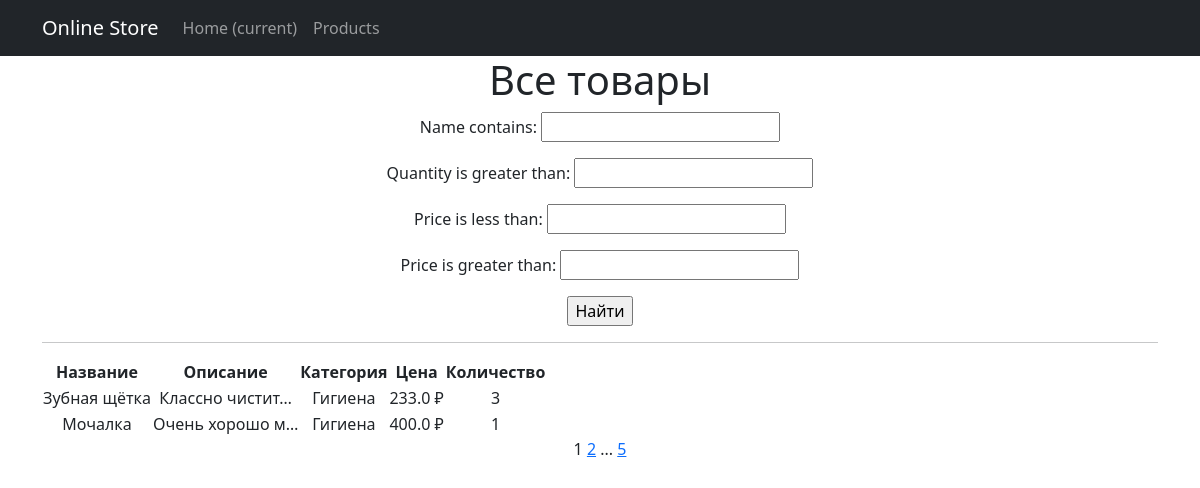
Screenshot of /products/ with the database file from the repository.
### simpleapp/models.py (models this page shows, shortened)
class Product(models.Model):
    name = models.CharField(
        max_length=50,
        unique=True,  # названия товаров не должны повторяться
    )
    description = models.TextField()
    quantity = models.IntegerField(
        validators=[MinValueValidator(0)],
    )
    category = models.ForeignKey(
        to='Category',
        on_delete=models.CASCADE,
        related_name='products',  # все продукты в категории будут доступны через поле products
    )
    price = models.FloatField(
        validators=[MinValueValidator(0.0)],
    )

class Category(models.Model):
    name = models.CharField(max_length=100, unique=True)

### simpleapp/views.py (the view)
# urls.py: path('', ProductsList.as_view(), name='product_list'),
class ProductsList(ListView):
    model = Product
    ordering = 'name'  # Сортировка по полю
    template_name = 'products.html'  # Шаблон
    context_object_name = 'products'
    paginate_by = 2  # Пагинация (сколько будет выводиться на странице)
    def get_queryset(self):
        queryset = super().get_queryset()
        self.filterset = ProductFilter(self.request.GET, queryset)
        return self.filterset.qs
    def get_context_data(self, **kwargs):
        context = super().get_context_data(**kwargs)
        context['filterset'] = self.filterset
        return context

### simpleapp/templatetags/custom_filters.py (called while the page is built)
@register.filter()
def currency(value, code='rub'):
    postfix = CURRENCIES_SYMBOLS[code]
    return f'{value} {postfix}'

### simpleapp/templatetags/custom_tags.py (called while the page is built)
@register.simple_tag(takes_context=True)
def url_replace(context, **kwargs):
    d = context['request'].GET.copy()
    for k, v in kwargs.items():
        d[k] = v
    return d.urlencode()

### templates/products.html (shortened to what this page needs)
{% extends 'flatpages/default.html' %}
{% load custom_filters %}
{% load custom_tags %}
{% block content %}
    <h1>Все товары</h1>
    <form action="" method="get">
        {{ filterset.form.as_p }}
        <input type="submit" value="Найти" />
    </form>
    <hr>
    {% if products %}
        <table>
            <tr>
                <td><b>Название</b></td>
                <td><b>Описание</b></td>
                <td><b>Категория</b></td>
                <td><b>Цена</b></td>
                <td><b>Количество</b></td>
            </tr>
            {% for product in products %}
            <tr>
                <td>{{ product.name }}</td>
                <td>{{ product.description|truncatechars:15 }}</td>
                <td>{{ product.category.name }}</td>
                <td>{{ product.price|currency }}</td>
                <td>{{ product.quantity }}</td>
            </tr>
            {% endfor %}
        </table>
    {% else %}
        <h2>Товаров нет!</h2>
    {% endif %}
    {{ page_obj.number }}
    {% if page_obj.has_next %}
        <a href="?{% url_replace page=page_obj.next_page_number %}">{{ page_obj.next_page_number }}</a>
        {% if paginator.num_pages != page_obj.next_page_number %}
            ...
            <a href="?{% url_replace page=page_obj.paginator.num_pages %}">{{ page_obj.paginator.num_pages }}</a>
        {% endif %}
    {% endif %}
{% endblock content %}

### rows the page displays
Product: name "Зубная щётка", description "Классно чистит…", category.name "Гигиена", price "233.0 ₽", quantity "3"
Product: name "Мочалка", description "Очень хорошо м…", category.name "Гигиена", price "400.0 ₽", quantity "1"

### other values shown
{{ page_obj.number }} "1"
{{ page_obj.next_page_number }} "2"
{{ page_obj.paginator.num_pages }} "5"
